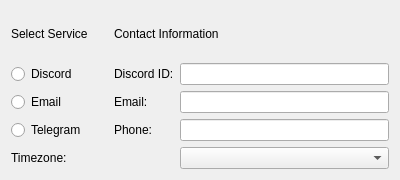
<?xml version="1.0" encoding="UTF-8"?>
<ui version="4.0">
 <class>Form_channel_selection</class>
 <widget class="QWidget" name="Form_channel_selection">
  <property name="geometry">
   <rect>
    <x>0</x>
    <y>0</y>
    <width>400</width>
    <height>180</height>
   </rect>
  </property>
  <property name="windowTitle">
   <string>Form</string>
  </property>
  <layout class="QVBoxLayout" name="verticalLayout">
   <item>
    <layout class="QGridLayout" name="gridLayout_4">
     <property name="sizeConstraint">
      <enum>QLayout::SizeConstraint::SetDefaultConstraint</enum>
     </property>
     <item row="3" column="0">
      <widget class="QRadioButton" name="radioButton_telegram">
       <property name="text">
        <string>Telegram</string>
       </property>
      </widget>
     </item>
     <item row="1" column="3">
      <widget class="QLineEdit" name="lineEdit_discordID"/>
     </item>
     <item row="2" column="3">
      <widget class="QLineEdit" name="lineEdit_email"/>
     </item>
     <item row="3" column="3">
      <widget class="QLineEdit" name="lineEdit_phone"/>
     </item>
     <item row="4" column="3">
      <widget class="QComboBox" name="comboBox_timezone"/>
     </item>
     <item row="0" column="0">
      <widget class="QLabel" name="label_select_service">
       <property name="text">
        <string>Select Service</string>
       </property>
       <property name="role" stdset="0">
        <string>header3</string>
       </property>
      </widget>
     </item>
     <item row="1" column="0">
      <widget class="QRadioButton" name="radioButton_Discord">
       <property name="text">
        <string>Discord</string>
       </property>
      </widget>
     </item>
     <item row="2" column="0">
      <widget class="QRadioButton" name="radioButton_Email">
       <property name="text">
        <string>Email</string>
       </property>
      </widget>
     </item>
     <item row="4" column="0">
      <widget class="QLabel" name="label_timezone">
       <property name="text">
        <string>Timezone:</string>
       </property>
      </widget>
     </item>
     <item row="2" column="2">
      <widget class="QLabel" name="label_email">
       <property name="text">
        <string>Email:</string>
       </property>
      </widget>
     </item>
     <item row="3" column="2">
      <widget class="QLabel" name="label_phone">
       <property name="text">
        <string>Phone:</string>
       </property>
      </widget>
     </item>
     <item row="1" column="2">
      <widget class="QLabel" name="label_discordID">
       <property name="text">
        <string>Discord ID:</string>
       </property>
      </widget>
     </item>
     <item row="0" column="1" rowspan="5">
      <spacer name="verticalSpacer">
       <property name="orientation">
        <enum>Qt::Orientation::Vertical</enum>
       </property>
       <property name="sizeHint" stdset="0">
        <size>
         <width>20</width>
         <height>40</height>
        </size>
       </property>
      </spacer>
     </item>
     <item row="0" column="2" colspan="2">
      <widget class="QLabel" name="label_contact_information">
       <property name="text">
        <string>Contact Information</string>
       </property>
       <property name="role" stdset="0">
        <string>header3</string>
       </property>
      </widget>
     </item>
    </layout>
   </item>
  </layout>
 </widget>
 <resources/>
 <connections/>
</ui>
